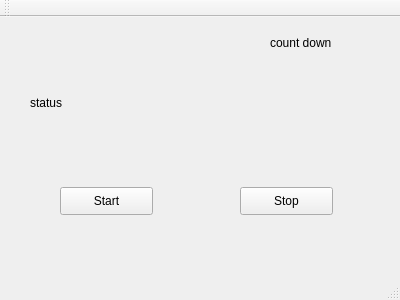
<?xml version="1.0" encoding="UTF-8"?>
<ui version="4.0">
 <class>MainWindow</class>
 <widget class="QMainWindow" name="MainWindow">
  <property name="geometry">
   <rect>
    <x>0</x>
    <y>0</y>
    <width>400</width>
    <height>300</height>
   </rect>
  </property>
  <property name="windowTitle">
   <string>MainWindow</string>
  </property>
  <widget class="QWidget" name="centralWidget">
   <widget class="QPushButton" name="startBtn">
    <property name="geometry">
     <rect>
      <x>60</x>
      <y>170</y>
      <width>93</width>
      <height>28</height>
     </rect>
    </property>
    <property name="text">
     <string>Start</string>
    </property>
   </widget>
   <widget class="QPushButton" name="stopBtn">
    <property name="geometry">
     <rect>
      <x>240</x>
      <y>170</y>
      <width>93</width>
      <height>28</height>
     </rect>
    </property>
    <property name="text">
     <string>Stop</string>
    </property>
   </widget>
   <widget class="QLabel" name="countdownLabel">
    <property name="geometry">
     <rect>
      <x>270</x>
      <y>10</y>
      <width>121</width>
      <height>31</height>
     </rect>
    </property>
    <property name="text">
     <string>count down</string>
    </property>
   </widget>
   <widget class="QLabel" name="statusLabel">
    <property name="geometry">
     <rect>
      <x>30</x>
      <y>70</y>
      <width>351</width>
      <height>31</height>
     </rect>
    </property>
    <property name="text">
     <string>status</string>
    </property>
   </widget>
  </widget>
  <widget class="QMenuBar" name="menuBar">
   <property name="geometry">
    <rect>
     <x>0</x>
     <y>0</y>
     <width>400</width>
     <height>26</height>
    </rect>
   </property>
  </widget>
  <widget class="QToolBar" name="mainToolBar">
   <attribute name="toolBarArea">
    <enum>TopToolBarArea</enum>
   </attribute>
   <attribute name="toolBarBreak">
    <bool>false</bool>
   </attribute>
  </widget>
  <widget class="QStatusBar" name="statusBar"/>
 </widget>
 <layoutdefault spacing="6" margin="11"/>
 <resources/>
 <connections/>
</ui>
